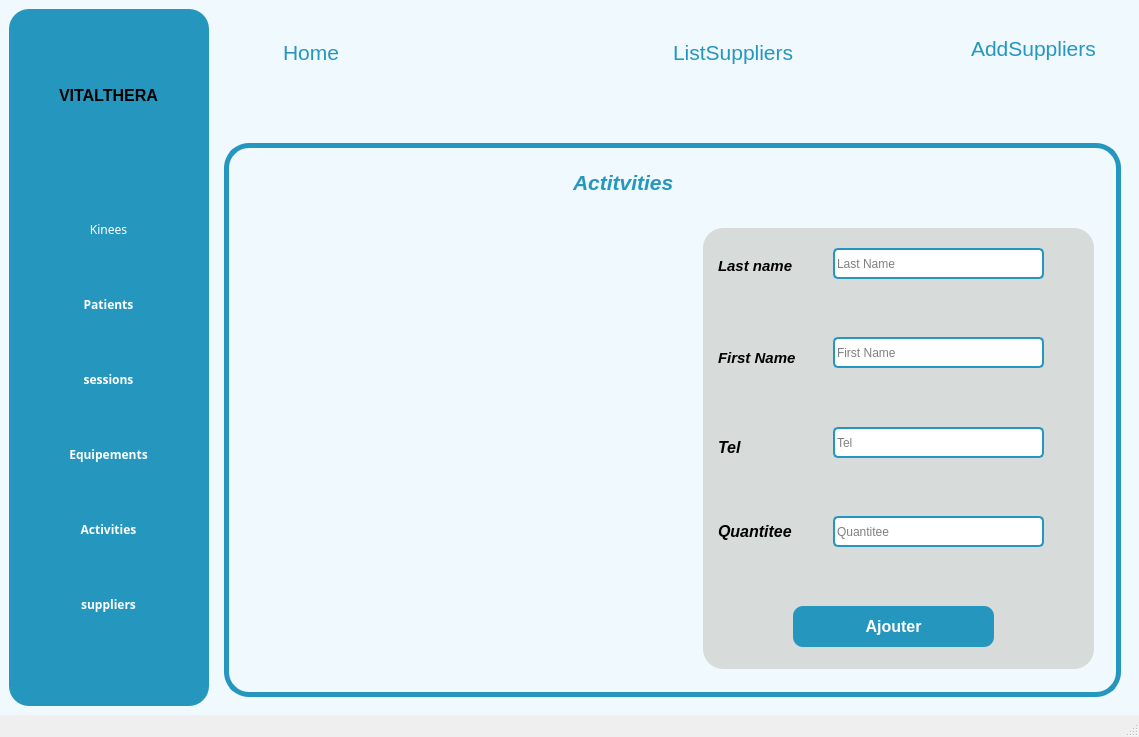
<?xml version="1.0" encoding="UTF-8"?>
<ui version="4.0">
 <class>AjouterSupplier</class>
 <widget class="QMainWindow" name="AjouterSupplier">
  <property name="geometry">
   <rect>
    <x>0</x>
    <y>0</y>
    <width>1139</width>
    <height>737</height>
   </rect>
  </property>
  <property name="windowTitle">
   <string>MainWindow</string>
  </property>
  <widget class="QWidget" name="centralwidget">
   <property name="styleSheet">
    <string notr="true">*{
color:#000;
border:none;
}
#centralwidget{
background-color:#eff9fe;
}
#leftMenu{
	background-color:#2596be;
	border-radius :20px;
}
QLineEdit{
background:transparent;
}
#SearchFrame{
border-radius :10px;
border: 2px solid #2596be;
}
#TriFrame{
border-radius :10px;
border: 2px solid #2596be;
}
#Acceuil{
color:#2596be;
}
#label_4,#title{
color:#2596be;
}
#add{
color:#2596be;
}
#Update,#Delete,#PDF,#Exel,#Statistics{
background-color:#2596be;
color:white;
border-style:outset;
border-radius:10px;
border-color:white;
font:bold;
padding:6px;
min-width:10px;
}
#employe,#appointments,#employe,#event,#patient,#products,#programs{
color:white;
}
QTableWidget::item{
background-color:#2596be;
}
#titrage{
 border: 5px solid #2596be;
    border-radius: 25px;
}
#lineEdit,#lineEdit_2,#lineEdit_3,#lineEdit_4{
background-color:white;
border-radius:5px;
border: 2px solid #2596be;

}
#Ajouter{
background-color:#2596be;
color:white;
border-style:outset;
border-radius:10px;
border-color:white;
font:bold;
padding:6px;
min-width:10px;
}
#Ajouter:hover{
background-color:white;
color:#2596be;
border-style:outset;
border-radius:10px;
border-color:white;
font:bold;
padding:6px;
min-width:10px;

}
#widget_4{
background-color:#d7dbda;
border-radius :20px;
}
#employe:hover,
#appointments:hover,
#employe:hover,
#event:hover,
#patient:hover,
#products:hover,
#programs:hover {
    background-color: white;
    color: #2596be;
border-radius:10px;
border-color:white;

}</string>
   </property>
   <layout class="QHBoxLayout" name="horizontalLayout">
    <item>
     <widget class="QWidget" name="leftMenu" native="true">
      <property name="maximumSize">
       <size>
        <width>200</width>
        <height>16777215</height>
       </size>
      </property>
      <property name="styleSheet">
       <string notr="true">#leftMenu{
background-color:#2596be;
}</string>
      </property>
      <layout class="QVBoxLayout" name="verticalLayout_2">
       <item alignment="Qt::AlignHCenter">
        <widget class="QFrame" name="frame">
         <property name="frameShape">
          <enum>QFrame::StyledPanel</enum>
         </property>
         <property name="frameShadow">
          <enum>QFrame::Raised</enum>
         </property>
         <layout class="QVBoxLayout" name="verticalLayout_3">
          <item>
           <widget class="QFrame" name="frame_2">
            <property name="maximumSize">
             <size>
              <width>16777215</width>
              <height>100</height>
             </size>
            </property>
            <property name="frameShape">
             <enum>QFrame::StyledPanel</enum>
            </property>
            <property name="frameShadow">
             <enum>QFrame::Raised</enum>
            </property>
            <layout class="QHBoxLayout" name="horizontalLayout_11">
             <item>
              <widget class="QLabel" name="label_5">
               <property name="font">
                <font>
                 <pointsize>12</pointsize>
                 <weight>75</weight>
                 <bold>true</bold>
                </font>
               </property>
               <property name="text">
                <string>VITALTHERA</string>
               </property>
              </widget>
             </item>
            </layout>
           </widget>
          </item>
          <item>
           <widget class="QFrame" name="frame_3">
            <property name="minimumSize">
             <size>
              <width>0</width>
              <height>450</height>
             </size>
            </property>
            <property name="maximumSize">
             <size>
              <width>16777215</width>
              <height>500</height>
             </size>
            </property>
            <property name="frameShape">
             <enum>QFrame::StyledPanel</enum>
            </property>
            <property name="frameShadow">
             <enum>QFrame::Raised</enum>
            </property>
            <layout class="QVBoxLayout" name="verticalLayout_4">
             <property name="leftMargin">
              <number>0</number>
             </property>
             <property name="topMargin">
              <number>0</number>
             </property>
             <property name="rightMargin">
              <number>0</number>
             </property>
             <property name="bottomMargin">
              <number>0</number>
             </property>
             <item>
              <widget class="QPushButton" name="employe">
               <property name="font">
                <font>
                 <family>Arial Black</family>
                 <weight>50</weight>
                 <bold>false</bold>
                </font>
               </property>
               <property name="text">
                <string>Kinees</string>
               </property>
               <property name="icon">
                <iconset resource="resources.qrc">
                 <normaloff>:/Blue Icons/icons/blue/employe.svg</normaloff>:/Blue Icons/icons/blue/employe.svg</iconset>
               </property>
               <property name="iconSize">
                <size>
                 <width>50</width>
                 <height>50</height>
                </size>
               </property>
              </widget>
             </item>
             <item>
              <widget class="QPushButton" name="patient">
               <property name="font">
                <font>
                 <family>Arial Black</family>
                 <weight>75</weight>
                 <bold>true</bold>
                </font>
               </property>
               <property name="text">
                <string>Patients</string>
               </property>
               <property name="icon">
                <iconset resource="resources.qrc">
                 <normaloff>:/Blue Icons/icons/blue/patient.svg</normaloff>:/Blue Icons/icons/blue/patient.svg</iconset>
               </property>
               <property name="iconSize">
                <size>
                 <width>32</width>
                 <height>32</height>
                </size>
               </property>
              </widget>
             </item>
             <item>
              <widget class="QPushButton" name="appointments">
               <property name="font">
                <font>
                 <family>Arial Black</family>
                 <weight>75</weight>
                 <bold>true</bold>
                </font>
               </property>
               <property name="text">
                <string>sessions</string>
               </property>
               <property name="icon">
                <iconset resource="resources.qrc">
                 <normaloff>:/Blue Icons/icons/blue/appointments.svg</normaloff>:/Blue Icons/icons/blue/appointments.svg</iconset>
               </property>
               <property name="iconSize">
                <size>
                 <width>32</width>
                 <height>32</height>
                </size>
               </property>
              </widget>
             </item>
             <item>
              <widget class="QPushButton" name="products">
               <property name="font">
                <font>
                 <family>Arial Black</family>
                 <weight>75</weight>
                 <bold>true</bold>
                </font>
               </property>
               <property name="text">
                <string>Equipements</string>
               </property>
               <property name="icon">
                <iconset resource="resources.qrc">
                 <normaloff>:/Blue Icons/icons/blue/products.svg</normaloff>:/Blue Icons/icons/blue/products.svg</iconset>
               </property>
               <property name="iconSize">
                <size>
                 <width>50</width>
                 <height>32</height>
                </size>
               </property>
              </widget>
             </item>
             <item>
              <widget class="QPushButton" name="programs">
               <property name="font">
                <font>
                 <family>Arial Black</family>
                 <weight>75</weight>
                 <bold>true</bold>
                </font>
               </property>
               <property name="text">
                <string>Activities</string>
               </property>
               <property name="icon">
                <iconset resource="resources.qrc">
                 <normaloff>:/Blue Icons/icons/blue/programs.svg</normaloff>:/Blue Icons/icons/blue/programs.svg</iconset>
               </property>
               <property name="iconSize">
                <size>
                 <width>50</width>
                 <height>40</height>
                </size>
               </property>
              </widget>
             </item>
             <item>
              <widget class="QPushButton" name="event">
               <property name="font">
                <font>
                 <family>Arial Black</family>
                 <weight>75</weight>
                 <bold>true</bold>
                </font>
               </property>
               <property name="text">
                <string>suppliers</string>
               </property>
               <property name="icon">
                <iconset>
                 <normaloff>icons/blue/supplier-icon.svg</normaloff>icons/blue/supplier-icon.svg</iconset>
               </property>
               <property name="iconSize">
                <size>
                 <width>32</width>
                 <height>50</height>
                </size>
               </property>
              </widget>
             </item>
            </layout>
            <zorder>event</zorder>
            <zorder>employe</zorder>
            <zorder>patient</zorder>
            <zorder>appointments</zorder>
            <zorder>products</zorder>
            <zorder>programs</zorder>
           </widget>
          </item>
         </layout>
        </widget>
       </item>
      </layout>
     </widget>
    </item>
    <item>
     <widget class="QWidget" name="mainBody" native="true">
      <layout class="QVBoxLayout" name="verticalLayout">
       <item alignment="Qt::AlignTop">
        <widget class="QWidget" name="formulaire" native="true">
         <property name="maximumSize">
          <size>
           <width>16777215</width>
           <height>100</height>
          </size>
         </property>
         <layout class="QHBoxLayout" name="horizontalLayout_2">
          <item alignment="Qt::AlignTop">
           <widget class="QWidget" name="widget" native="true">
            <layout class="QHBoxLayout" name="horizontalLayout_3">
             <property name="spacing">
              <number>0</number>
             </property>
             <property name="leftMargin">
              <number>0</number>
             </property>
             <property name="topMargin">
              <number>0</number>
             </property>
             <property name="rightMargin">
              <number>0</number>
             </property>
             <property name="bottomMargin">
              <number>0</number>
             </property>
             <item>
              <widget class="QPushButton" name="menuBtn">
               <property name="minimumSize">
                <size>
                 <width>50</width>
                 <height>50</height>
                </size>
               </property>
               <property name="maximumSize">
                <size>
                 <width>50</width>
                 <height>50</height>
                </size>
               </property>
               <property name="text">
                <string/>
               </property>
               <property name="icon">
                <iconset resource="resources.qrc">
                 <normaloff>:/Blue Icons/icons/blue/menu.svg</normaloff>:/Blue Icons/icons/blue/menu.svg</iconset>
               </property>
               <property name="iconSize">
                <size>
                 <width>32</width>
                 <height>32</height>
                </size>
               </property>
              </widget>
             </item>
             <item>
              <widget class="QLabel" name="Acceuil">
               <property name="font">
                <font>
                 <pointsize>16</pointsize>
                </font>
               </property>
               <property name="text">
                <string>Home</string>
               </property>
              </widget>
             </item>
            </layout>
           </widget>
          </item>
          <item>
           <widget class="QWidget" name="widget_2" native="true">
            <layout class="QHBoxLayout" name="horizontalLayout_4">
             <property name="spacing">
              <number>0</number>
             </property>
             <property name="leftMargin">
              <number>0</number>
             </property>
             <property name="topMargin">
              <number>0</number>
             </property>
             <property name="rightMargin">
              <number>0</number>
             </property>
             <property name="bottomMargin">
              <number>0</number>
             </property>
             <item>
              <widget class="QPushButton" name="List">
               <property name="text">
                <string/>
               </property>
               <property name="icon">
                <iconset resource="resources.qrc">
                 <normaloff>:/Blue Icons/icons/blue/clock.svg</normaloff>:/Blue Icons/icons/blue/clock.svg</iconset>
               </property>
               <property name="iconSize">
                <size>
                 <width>32</width>
                 <height>32</height>
                </size>
               </property>
              </widget>
             </item>
             <item>
              <widget class="QLabel" name="add">
               <property name="font">
                <font>
                 <pointsize>16</pointsize>
                </font>
               </property>
               <property name="text">
                <string>ListSuppliers</string>
               </property>
              </widget>
             </item>
            </layout>
           </widget>
          </item>
          <item alignment="Qt::AlignTop">
           <widget class="QWidget" name="widget_3" native="true">
            <layout class="QHBoxLayout" name="horizontalLayout_5">
             <item>
              <widget class="QPushButton" name="pushButton">
               <property name="text">
                <string/>
               </property>
               <property name="icon">
                <iconset resource="resources.qrc">
                 <normaloff>:/Blue Icons/icons/blue/award.svg</normaloff>:/Blue Icons/icons/blue/award.svg</iconset>
               </property>
               <property name="iconSize">
                <size>
                 <width>32</width>
                 <height>32</height>
                </size>
               </property>
              </widget>
             </item>
             <item>
              <widget class="QLabel" name="label_4">
               <property name="font">
                <font>
                 <pointsize>16</pointsize>
                </font>
               </property>
               <property name="text">
                <string>AddSuppliers</string>
               </property>
              </widget>
             </item>
            </layout>
           </widget>
          </item>
         </layout>
        </widget>
       </item>
       <item>
        <widget class="QWidget" name="titrage" native="true">
         <property name="minimumSize">
          <size>
           <width>0</width>
           <height>550</height>
          </size>
         </property>
         <layout class="QVBoxLayout" name="verticalLayout_5">
          <item>
           <widget class="QFrame" name="frame_4">
            <property name="minimumSize">
             <size>
              <width>0</width>
              <height>50</height>
             </size>
            </property>
            <property name="maximumSize">
             <size>
              <width>16777215</width>
              <height>50</height>
             </size>
            </property>
            <property name="whatsThis">
             <string>&lt;html&gt;&lt;head/&gt;&lt;body&gt;&lt;p align=&quot;center&quot;&gt;&lt;span style=&quot; font-size:14pt; font-weight:600; font-style:italic; color:#00ff00;&quot;&gt;Activities&lt;/span&gt;&lt;/p&gt;&lt;/body&gt;&lt;/html&gt;</string>
            </property>
            <property name="frameShape">
             <enum>QFrame::StyledPanel</enum>
            </property>
            <property name="frameShadow">
             <enum>QFrame::Raised</enum>
            </property>
            <widget class="QLabel" name="title">
             <property name="geometry">
              <rect>
               <x>340</x>
               <y>20</y>
               <width>281</width>
               <height>21</height>
              </rect>
             </property>
             <property name="font">
              <font>
               <pointsize>16</pointsize>
               <weight>75</weight>
               <italic>true</italic>
               <bold>true</bold>
              </font>
             </property>
             <property name="text">
              <string>Actitvities</string>
             </property>
            </widget>
           </widget>
          </item>
          <item>
           <widget class="QFrame" name="frame_5">
            <property name="minimumSize">
             <size>
              <width>0</width>
              <height>480</height>
             </size>
            </property>
            <property name="maximumSize">
             <size>
              <width>16777215</width>
              <height>500</height>
             </size>
            </property>
            <property name="frameShape">
             <enum>QFrame::StyledPanel</enum>
            </property>
            <property name="frameShadow">
             <enum>QFrame::Raised</enum>
            </property>
            <widget class="QLabel" name="label">
             <property name="geometry">
              <rect>
               <x>50</x>
               <y>0</y>
               <width>411</width>
               <height>461</height>
              </rect>
             </property>
             <property name="styleSheet">
              <string notr="true">border-image: url(:/icons/blue/bnaya.jpg);
border-radius: 30px;</string>
             </property>
             <property name="text">
              <string/>
             </property>
            </widget>
            <widget class="QWidget" name="widget_4" native="true">
             <property name="geometry">
              <rect>
               <x>470</x>
               <y>20</y>
               <width>391</width>
               <height>441</height>
              </rect>
             </property>
             <layout class="QVBoxLayout" name="verticalLayout_6">
              <item>
               <widget class="QFrame" name="frame_6">
                <property name="frameShape">
                 <enum>QFrame::StyledPanel</enum>
                </property>
                <property name="frameShadow">
                 <enum>QFrame::Raised</enum>
                </property>
                <widget class="QLabel" name="label_2">
                 <property name="geometry">
                  <rect>
                   <x>15</x>
                   <y>30</y>
                   <width>111</width>
                   <height>16</height>
                  </rect>
                 </property>
                 <property name="font">
                  <font>
                   <pointsize>11</pointsize>
                   <weight>75</weight>
                   <italic>true</italic>
                   <bold>true</bold>
                  </font>
                 </property>
                 <property name="text">
                  <string>Last name</string>
                 </property>
                </widget>
                <widget class="QLineEdit" name="lineEdit">
                 <property name="geometry">
                  <rect>
                   <x>130</x>
                   <y>20</y>
                   <width>211</width>
                   <height>31</height>
                  </rect>
                 </property>
                 <property name="autoFillBackground">
                  <bool>false</bool>
                 </property>
                 <property name="placeholderText">
                  <string>Last Name</string>
                 </property>
                </widget>
               </widget>
              </item>
              <item>
               <widget class="QFrame" name="frame_7">
                <property name="frameShape">
                 <enum>QFrame::StyledPanel</enum>
                </property>
                <property name="frameShadow">
                 <enum>QFrame::Raised</enum>
                </property>
                <widget class="QLabel" name="label_3">
                 <property name="geometry">
                  <rect>
                   <x>15</x>
                   <y>30</y>
                   <width>111</width>
                   <height>21</height>
                  </rect>
                 </property>
                 <property name="font">
                  <font>
                   <pointsize>11</pointsize>
                   <weight>75</weight>
                   <italic>true</italic>
                   <bold>true</bold>
                  </font>
                 </property>
                 <property name="text">
                  <string>First Name</string>
                 </property>
                </widget>
                <widget class="QLineEdit" name="lineEdit_2">
                 <property name="geometry">
                  <rect>
                   <x>130</x>
                   <y>20</y>
                   <width>211</width>
                   <height>31</height>
                  </rect>
                 </property>
                 <property name="placeholderText">
                  <string>First Name</string>
                 </property>
                </widget>
               </widget>
              </item>
              <item>
               <widget class="QFrame" name="frame_8">
                <property name="frameShape">
                 <enum>QFrame::StyledPanel</enum>
                </property>
                <property name="frameShadow">
                 <enum>QFrame::Raised</enum>
                </property>
                <widget class="QLabel" name="label_6">
                 <property name="geometry">
                  <rect>
                   <x>15</x>
                   <y>30</y>
                   <width>91</width>
                   <height>20</height>
                  </rect>
                 </property>
                 <property name="font">
                  <font>
                   <pointsize>12</pointsize>
                   <weight>75</weight>
                   <italic>true</italic>
                   <bold>true</bold>
                  </font>
                 </property>
                 <property name="text">
                  <string>Tel</string>
                 </property>
                </widget>
                <widget class="QLineEdit" name="lineEdit_3">
                 <property name="geometry">
                  <rect>
                   <x>130</x>
                   <y>20</y>
                   <width>211</width>
                   <height>31</height>
                  </rect>
                 </property>
                 <property name="placeholderText">
                  <string>Tel</string>
                 </property>
                </widget>
               </widget>
              </item>
              <item>
               <widget class="QFrame" name="frame_9">
                <property name="frameShape">
                 <enum>QFrame::StyledPanel</enum>
                </property>
                <property name="frameShadow">
                 <enum>QFrame::Raised</enum>
                </property>
                <widget class="QLabel" name="label_7">
                 <property name="geometry">
                  <rect>
                   <x>15</x>
                   <y>20</y>
                   <width>101</width>
                   <height>31</height>
                  </rect>
                 </property>
                 <property name="font">
                  <font>
                   <pointsize>12</pointsize>
                   <weight>75</weight>
                   <italic>true</italic>
                   <bold>true</bold>
                  </font>
                 </property>
                 <property name="text">
                  <string>Quantitee</string>
                 </property>
                </widget>
                <widget class="QLineEdit" name="lineEdit_4">
                 <property name="geometry">
                  <rect>
                   <x>130</x>
                   <y>20</y>
                   <width>211</width>
                   <height>31</height>
                  </rect>
                 </property>
                 <property name="placeholderText">
                  <string>Quantitee</string>
                 </property>
                </widget>
               </widget>
              </item>
              <item>
               <widget class="QFrame" name="frame_10">
                <property name="frameShape">
                 <enum>QFrame::StyledPanel</enum>
                </property>
                <property name="frameShadow">
                 <enum>QFrame::Raised</enum>
                </property>
                <widget class="QPushButton" name="Ajouter">
                 <property name="geometry">
                  <rect>
                   <x>90</x>
                   <y>20</y>
                   <width>201</width>
                   <height>41</height>
                  </rect>
                 </property>
                 <property name="font">
                  <font>
                   <pointsize>12</pointsize>
                   <weight>75</weight>
                   <italic>false</italic>
                   <bold>true</bold>
                  </font>
                 </property>
                 <property name="text">
                  <string>Ajouter</string>
                 </property>
                </widget>
               </widget>
              </item>
             </layout>
            </widget>
           </widget>
          </item>
         </layout>
        </widget>
       </item>
      </layout>
     </widget>
    </item>
   </layout>
  </widget>
  <widget class="QMenuBar" name="menubar">
   <property name="geometry">
    <rect>
     <x>0</x>
     <y>0</y>
     <width>1139</width>
     <height>26</height>
    </rect>
   </property>
  </widget>
  <widget class="QStatusBar" name="statusbar"/>
 </widget>
 <resources>
  <include location="resources.qrc"/>
 </resources>
 <connections/>
</ui>
